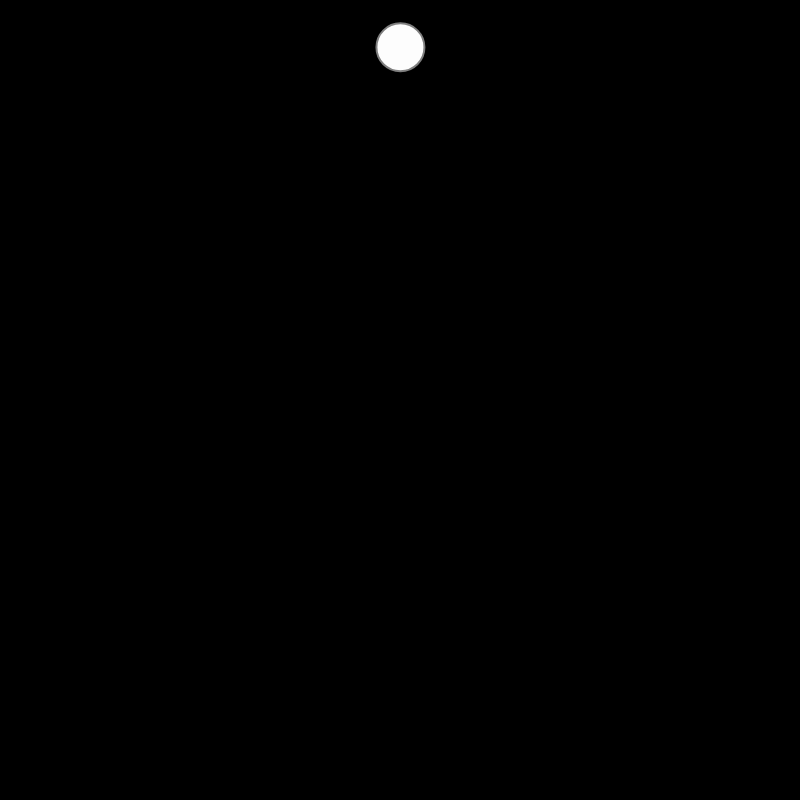
Frame 1 (no input)
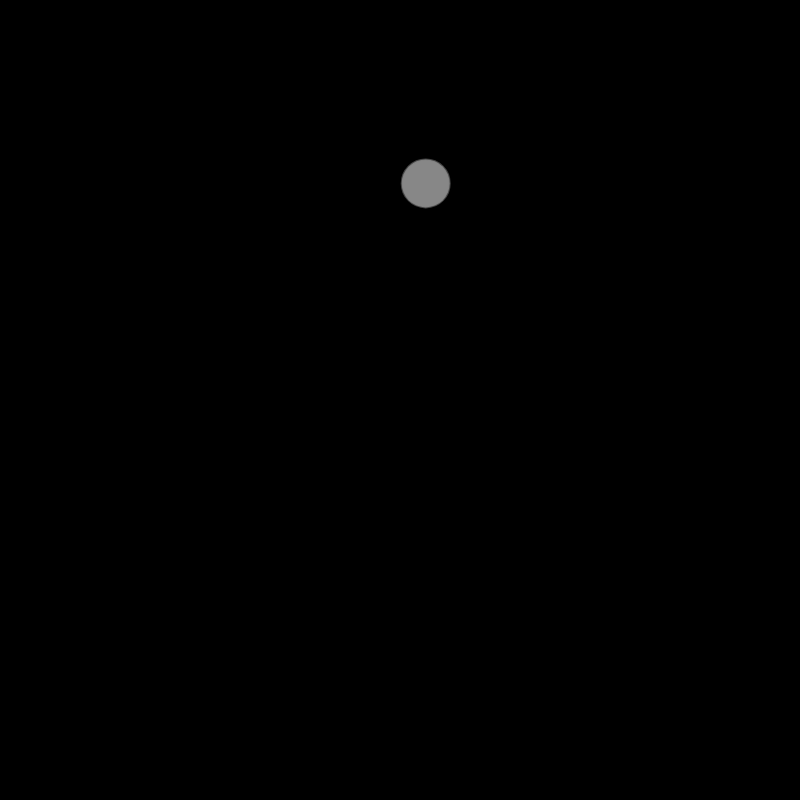
Frame 60 (no input)
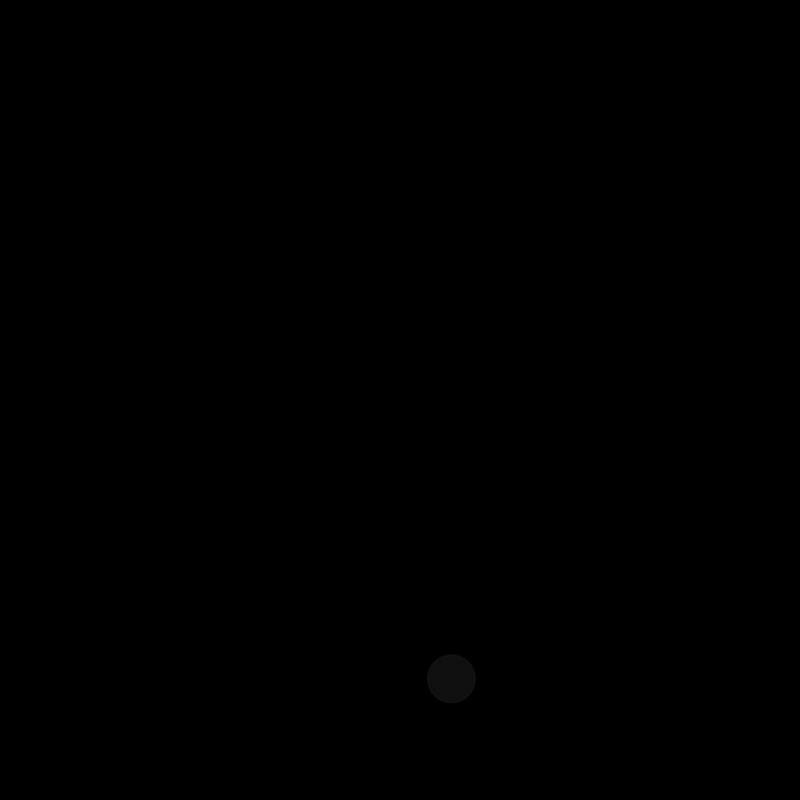
Frame 120 (the mouse pressed at the canvas centre since frame 60)

The p5.js sketch that drew these frames (run headless with seeded random() and noise() and a simulated clock; from frame 60 on, the mouse is pressed at the canvas centre):

// p5.js sketch
// ── sketch.js
let b;
let c;
let d;
let v;

let particles = [];

function setup() {
 // put setup code here
  createCanvas(800, 800);
  background(0);
  // each of these is an object:
  /*
  b = new Ball(width/2, 48);
  c = new Ball(30, 48);
  d = new Ball(600, 48);
  */
 v  = createVector(width/2, 48); // creating a vector object
 b = new Ball(v);

}

function draw() {
  background(0);
  // put drawing code here
  /*
  //I must call the methods on each object that I wish to use:
  b.display();
  c.display();
  d.display();
  */
 b.update();
 b.isDead();
 b.display();
}

/*
//this is the class definition:
class Ball{

  constructor(x, y){
    this.x = x;
    this.y = y;

  }

  display(){
    stroke(127);
    strokeWeight(2);
    fill(255, 127);
    ellipse(this.x, this.y, 48, 48);
  }





}
*/

// ── ball.js
//this is the class definition:
class Ball{

  constructor(position){
    /*
    this.x = x;
    this.y = y;
    */
   this.position = position;
   this.acceleration = createVector(0, 0.1);
   this.velocity = createVector(random(-1, 1), random(-1, 0));
   this.lifespan = 255.0;
  }

  update(){
    this.velocity.add(this.acceleration);
    this.position.add(this.velocity);
    this.lifespan -= 2;

  }

  display(){
    stroke(127,this.lifespan);
    strokeWeight(2);
    fill(255, this.lifespan);
    ellipse(this.position.x, this.position.y, 48, 48);
  }

  isDead(){
    if(this.lifespan < 0.0){
        return true;
    } else {
        return false;
    }
  }





}
